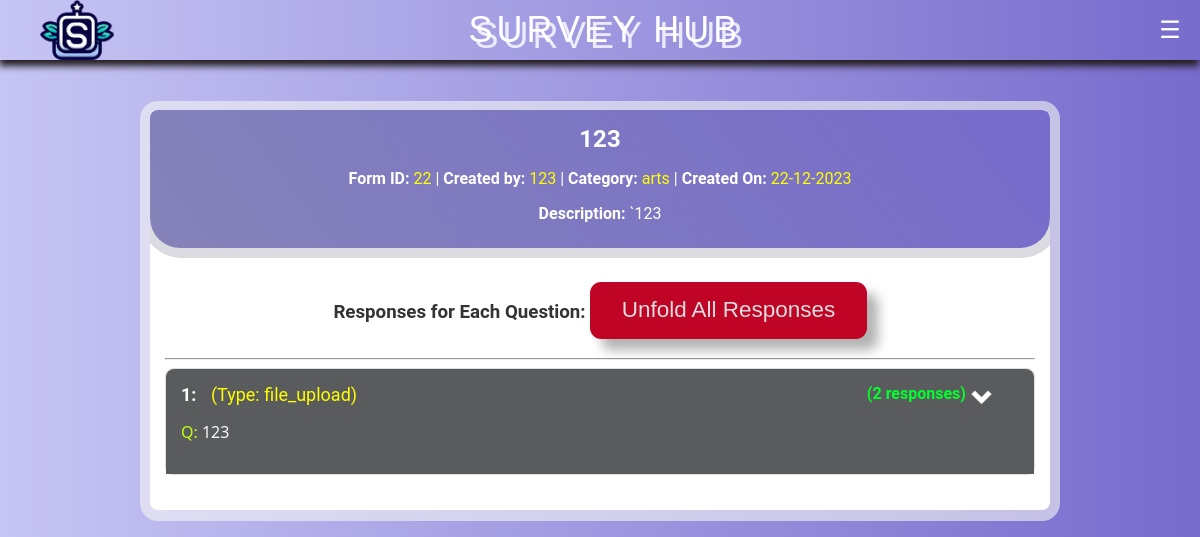
The page /view_responses/22 on the database as committed earlier.
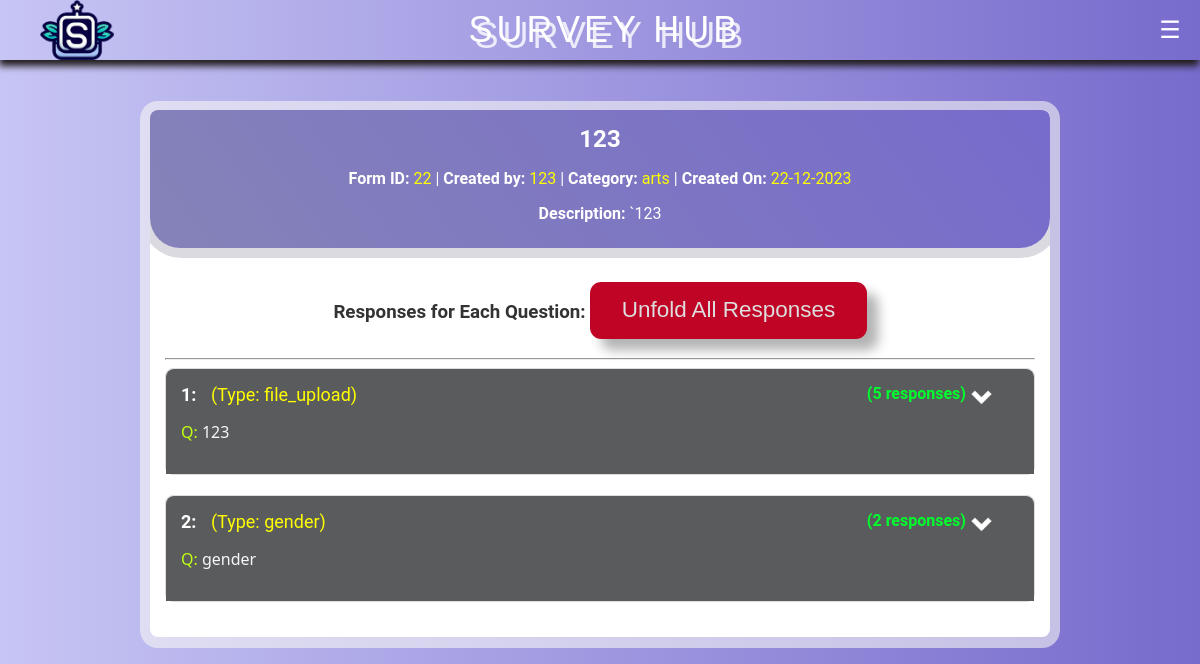
The same page on the database as committed later.
### app.py (models this page shows)
class Form(db.Model):
    id = db.Column(db.Integer, primary_key=True)
    username = db.Column(db.String(100), nullable=False)
    form_title = db.Column(db.String(100), nullable=False)
    form_description = db.Column(db.String(255), nullable=False)
    created_at = db.Column(db.DateTime, default=datetime.utcnow)
    category = db.Column(db.String(255), nullable=False)
    uuid = db.Column(db.String(36), unique=True, nullable=False)
    form_link = db.Column(db.String(255))
    form_header = db.Column(db.String(255))
    created_by = db.Column(db.String(100))
    creator = db.Column(db.String(100))
    edited = db.Column(db.String(3), default='No')
    edited_at = db.Column(db.DateTime)
    questions = db.relationship('Question', backref='form', lazy=True, cascade='all, delete-orphan')
    responses = db.relationship('FormResponse', backref='form', lazy=True, cascade='all, delete-orphan')

class Question(db.Model):
    id = db.Column(db.Integer, primary_key=True)
    question_text = db.Column(db.String(255), nullable=False)
    question_type = db.Column(db.String(20), nullable=False)
    char_limit = db.Column(db.Integer)
    mandatory = db.Column(db.String(10), default='non_mandatory', nullable=False)
    form_id = db.Column(db.Integer, db.ForeignKey('form.id', ondelete='CASCADE'), nullable=False)
    options = db.relationship('Option', backref='question', lazy=True, cascade='all, delete-orphan')

### app.py (the view)
@app.route('/view_responses/<int:form_id>', methods=['GET'])
def view_responses(form_id):
    form = Form.query.get_or_404(form_id)
    responses = FormResponse.query.filter_by(form_id=form_id).all()
    question_responses = {}
    def get_option_text(response, question):
        if question.question_type in ['multiple_choice', 'dropdown', 'checkboxes']:
            option = Option.query.get(response)
            if option:
                return option.option_text
        return response
    for question in form.questions:
        question_responses[question] = []
    for response in responses:
        for answer in response.answers:
            question = Question.query.get(answer.question_id)
            question_responses[question].append(answer)  # Store the raw answers
    return render_template('view_responses.html', form=form, question_responses=question_responses, get_option_text=get_option_text)

### templates/view_responses.html (shortened to what this page needs)
<!DOCTYPE html>
<html lang="en">
<head>
    <link rel="stylesheet" href="{{ url_for('static', filename='view_response.css') }}">
    <link rel="stylesheet" href="{{ url_for('static', filename='navbar.css') }}">
    <link rel="stylesheet" href="https://cdnjs.cloudflare.com/ajax/libs/font-awesome/5.15.1/css/all.min.css"
>
</head>
<body>
    <header>
        <div id="logo">
        </div>
        <span class="logo-text">Survey Hub</span>
        <div id="menu-button">
            <button onclick="toggleNav()">☰</button>
        </div>
    </header>
    <div class="container mt-5">
        <div class="card">
            <div class="card-header bg-primary text-white">
                <h2>{{ form.form_title }}</h2>
                <p class="card-text">
                    <strong>Form ID:</strong> <span class="card-text-span">{{ form.id }}</span> |
                    <strong>Created by:</strong> <span class="card-text-span">{{ form.creator }}</span> |
                    <strong>Category:</strong> <span class="card-text-span">{{ form.category }} </span>|
                    <strong>Created On:</strong> <span class="card-text-span">{{ form.created_at.strftime('%d-%m-%Y')
                        }}</span>
                </p>
                <p class="card-text"><strong>Description:</strong> {{ form.form_description }}</p>
            </div>
            <div class="card-body">
                <h3 class="mt-4">Responses for Each Question: <button id="global-toggle" class="toggle-button">Unfold
                        All Responses</button></h3>
                <hr>
                {% for question, responses in question_responses.items() %}
                <div class="question-card">
                    <div class="question-header">
                        <h5>
                            <strong>{{ loop.index }}:</strong>
                            <span class="question-type">(Type: {{ question.question_type }})</span>
                        </h5>
                        <p class="question-text"> <span class="Q">Q:</span> {{ question.question_text }}</p>
                    </div>
                    <span class="response-count" data-toggle="responses-{{ loop.index }}">
                        ({{ responses|length }} responses)
                        <img src="/static/img/down-arrow.png" alt="down Icon" class="arrow-icon">
                    </span>
                </div>
            {% endfor %}
</body>
</html>

### static/view_response.css (style rules this page uses)
body { font-family: 'Roboto', sans-serif; color: #333; background: linear-gradient(90deg, #C7C5F4, #776BCC); margin: 0px auto; }
.container { max-width: 900px; margin: 50px auto; }
.card { background-color: #fff; box-shadow: 0px 1px 0px 10px #f6f6f699; border-radius: 8px; margin-bottom: 20px; overflow: hidden; transition: transform 0.3s; }
.card-header { box-shadow: 1px 1px 0px 9px #dbdae1; background: linear-gradient(53deg, #8583b8, #776BCC); color: #fff; border: none; padding: 15px; border-radius: 0px 7px 30px 30px; }
.card-body { padding: 15px; }
.card-text { margin-bottom: 10px; text-align: center; }
.card-text-span { color: yellow; }
.response-count { position: absolute; top: 15px; right: 40px; cursor: pointer; display: inline-flex; color: #00ff2d; font-weight: bold; }
.arrow-icon { margin-left: 3px; width: 25px; height: auto; transition: transform 0.3s; filter: brightness(0) invert(1); }
.card-header h2 { margin: 0; font-size: 24px; }
.question-card { position: relative; border: 1px solid #ddd; border-radius: 8px; margin-bottom: 20px; }
.question-header { background-color: #5a5b5d; color: #fff; padding: 15px; border-radius: 8px 8px 0 0; display: flex; flex-direction: column; align-items: flex-start; justify-content: space-between; }
.question-header h5 { margin: 0; font-size: 18px; }
.question-type { font-weight: normal; margin-left: 10px; color: yellow; }
.card-header h2 { margin: 0; font-size: 24px; text-align: center; }
.card { transition: transform 0.3s; }
#global-toggle { position: relative; font-size: 1.2em; padding: 0.7em 1.4em; background-color: #BF0426; text-decoration: none; border: none; border-radius: 0.5em; color: #DEDEDE; box-shadow: 0.5em 0.5em 0.5em rgba(0, 0, 0, 0.3); }
#global-toggle::before { position: absolute; content: ''; height: 0; width: 0; top: 0; left: 0; background: linear-gradient(135deg, rgb(255, 255, 255) 0%, rgb(255, 255, 255) 50%, rgba(150,4,31,1) 50%, rgba(191,4,38,1) 60%); border-radius: 0 0 0.5em 0; box-shadow: 0.2em 0.2em 0.2em rgba(0, 0, 0, 0.3); transition: 0.3s; }
.mt-4 { text-align: center; }
.question-text { color: #f7f7f7; font-family: system-ui; font-style: normal; }
.Q { color: #c1ff11; }

### static/navbar.css (style rules this page uses)
.logo-text { font-family: 'Poppins', sans-serif; font-size: 36px; text-transform: uppercase; letter-spacing: 4px; margin-left: -170px; text-shadow: 6px 6px 0px rgb(255 255 255 / 80%); animation: glow 1.5s ease-in-out infinite alternate; }
header { display: flex; align-items: center; justify-content: space-between; height: 60px; box-shadow: -1px 6px 7px #221d1d; color: white; background: linear-gradient(90deg, #C7C5F4, #776BCC); }
#logo { width: 200px; height: 60px; background-image: url('img/logo.png'); background-size: contain; width: 200px; height: 60px; background-image: url(img/logo.png); background-size: contain; margin-left: 40px; background-repeat: no-repeat; background-repeat: no-repeat; }
#menu-button { width: 60px; height: 60px; }
#menu-button button { width: 100%; height: 100%; border: none; background-color: transparent; color: white; font-size: 24px; cursor: pointer; }

Rows that differ between the two databases and show on the page:
computed for Question "file_upload": responses "2" → "5"
added Question: question_type "gender", question_text "gender", responses "2"
